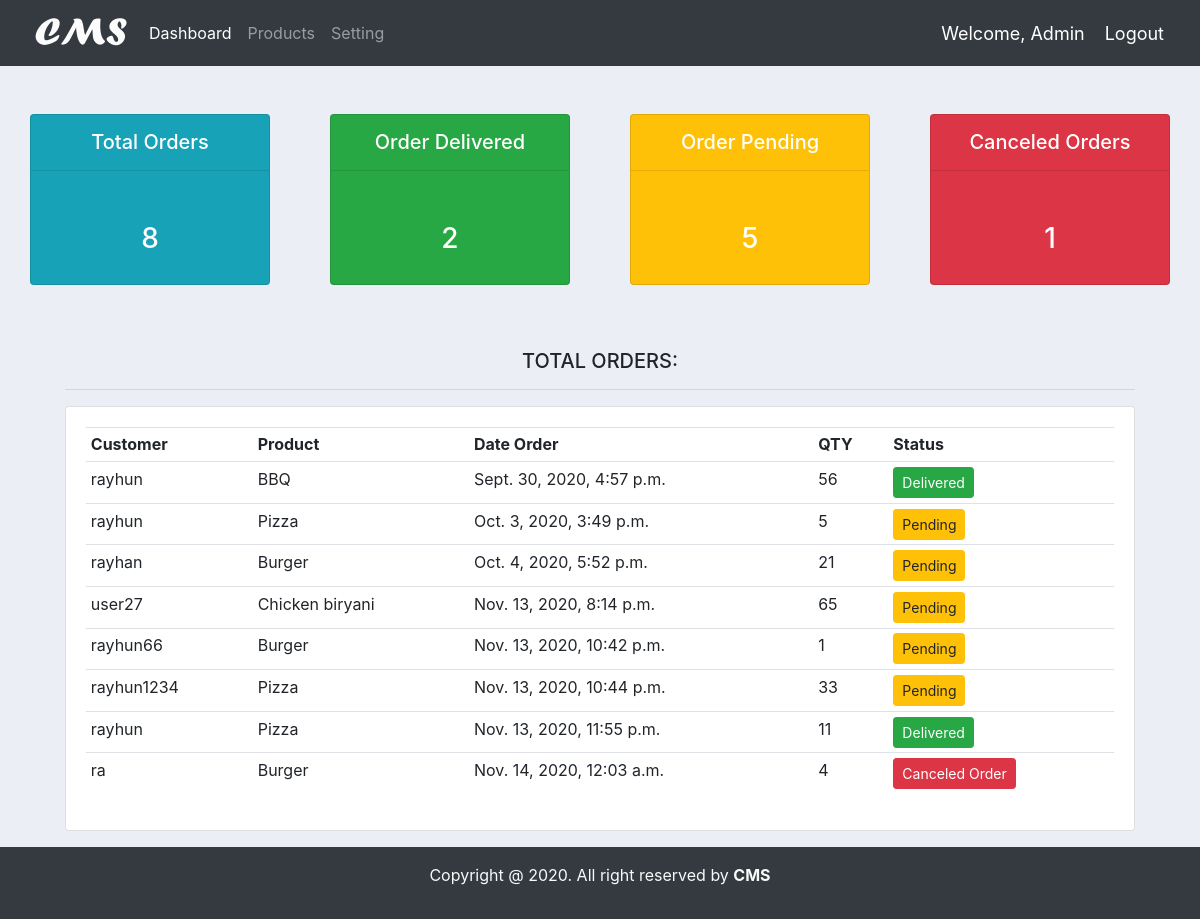
Before: /all/orders (signed in) with the older database file.
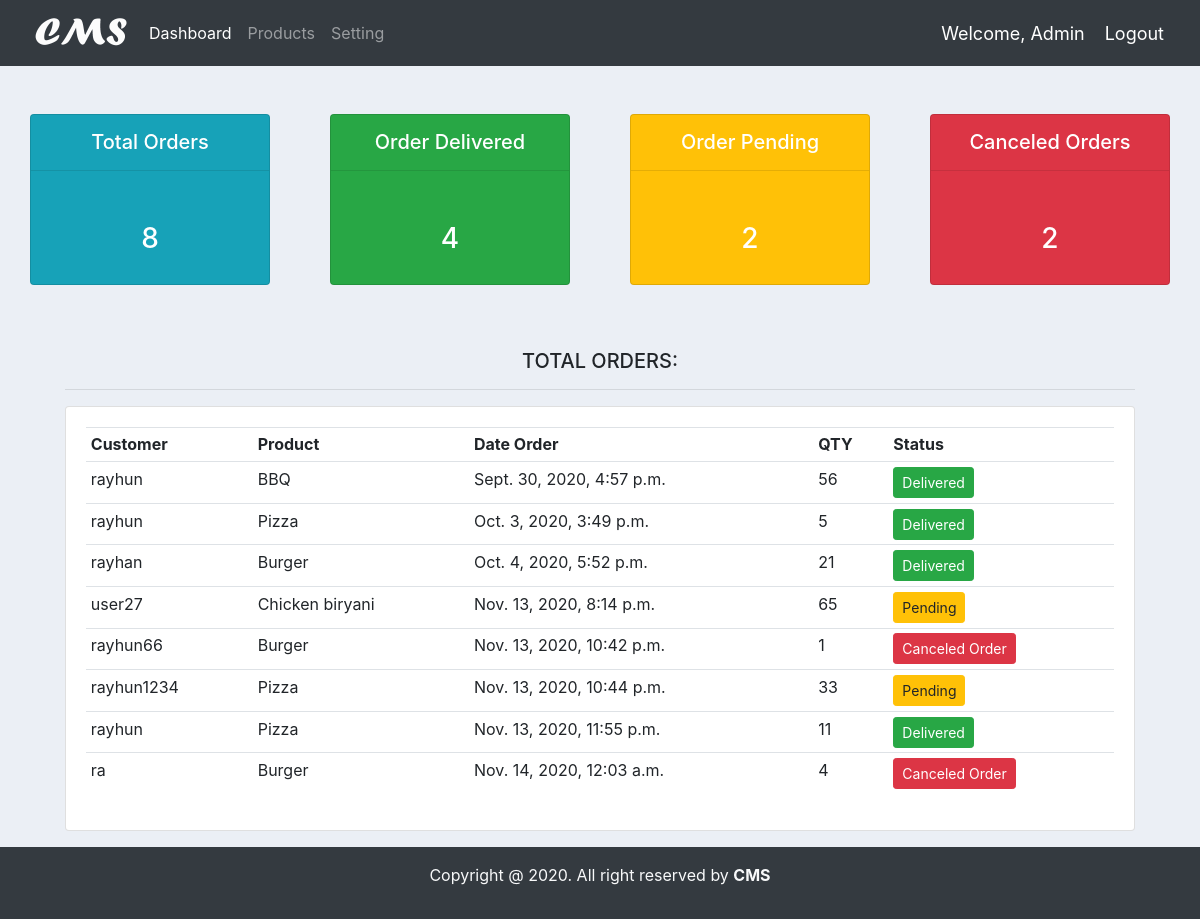
After: the same page with the newer database file.
### accounts/models.py (models this page shows, shortened)
class Order(models.Model):
    STATUS = (
        ('Pending','Pending'),
        ('Canceled Order','Canceled Order'),
        ('Delivered','Delivered')
        )
    customer = models.ForeignKey(Customer, null=True, on_delete=models.SET_NULL)
    Product = models.ForeignKey(Product, null=True, on_delete=models.SET_NULL)
    date_created = models.DateTimeField(auto_now_add=True, null=True)
    statur = models.CharField(max_length=200, null=True, choices=STATUS)
    note = models.CharField(max_length=200, null=True)
    order_content = models.DecimalField(max_digits= 10000, null=True, decimal_places=0)

class Customer(models.Model):
    user = models.OneToOneField(User, null=True, blank=True, on_delete=models.CASCADE)
    name = models.CharField(max_length=200, null=True)
    phone = models.CharField(max_length=200, null=True)
    email = models.CharField(max_length=200, null=True)
    profile_pic = models.ImageField(default="demo.jpg", null=True, blank=True)
    date_created = models.DateTimeField(auto_now_add=True, null=True)
    def __str__(self):
        return str(self.name)

class Product(models.Model):
    CATAGORY = (
        ('Indoor','Indoor'),
        ('Out Door','Out Door'),
    )
    name = models.CharField(max_length=200, null=True)
    price = models.FloatField(null=True)
    catagory = models.CharField(max_length=200, null=True, choices=CATAGORY)
    descriprion = models.CharField(max_length=500 ,null=True, blank=True)
    data_created = models.DateTimeField(auto_now_add=True)
    tags = models.ManyToManyField(Tag)
    def __str__(self):
        return str(self.name)

### accounts/decorators.py (the view)
    def wrapper_func(request, *args, **kwargs):
        group = None
        if request.user.groups.exists():
            group = request.user.groups.all()[0].name
        if group == 'customer':
            return redirect('user_profile')
        elif group == 'admin':
            return view_func(request, *args, **kwargs)
        else:
            context = {}
            return render(request, 'accounts/customer_not_auth.html', context)

### accounts/views.py (called while the page is built)
@login_required
@admin_only
def order_list(request):
    orders = Order.objects.all()
    total_orders = orders.count()
    order_delivered = orders.filter(statur='Delivered').count()
    order_pending = orders.filter(statur='Pending').count()
    order_cancels = orders.filter(statur='Canceled Order').count()
    context = {
        'orders':orders,
        'total_orders':total_orders,
        'order_delivered':order_delivered,
        'order_pending':order_pending,
        'order_cancels':order_cancels,
    }
    return render(request, 'accounts/order_list.html',context)

### accounts/templates/accounts/order_list.html
{% extends 'accounts/main.html' %}
{% block content %}
<div class="container-fluid">
    {% include 'accounts/status.html' %}
    <div class="row">
        <div class="col-md-11 m-auto">
            <h5 class="text-center">TOTAL ORDERS:</h5>
            <hr>
            <div class="card card-body">
                {% if orders %}
                <table class="table table-sm">
                    <tr>
                        <th>Customer</th>
                        <th>Product</th>
                        <th>Date Order</th>
                        <th>QTY</th>
                        <th>Status</th>
                    </tr>
                    {% for order in orders %}
                    <tr>
                        <td>{{ order.customer }}</td>
                        <td>{{ order.Product }}</td>
                        <td>{{ order.date_created }}</td>
                        <td>{{ order.order_content }}</td>
                        <td>
                            {% if order.statur == "Delivered" %}
                                <a class="btn btn-sm btn-success">{{ order.statur }}</a>
                            {% endif %}
                            {% if order.statur == "Pending" %}
                                <a class="btn btn-sm btn-warning">{{ order.statur }}</a>
                            {% endif %}
                            {% if order.statur == "Canceled Order" %}
                                <a class="btn btn-sm btn-danger">{{ order.statur }}</a>
                            {% endif %}
                        </td>
                    </tr>
                    {% endfor %}
                </table>
                {% else %}
                    <h3 class="h3 text-center py-3 text-danger">Order Not Found</h3>
                {% endif %}
            </div>
        </div>
    </div>
</div>
{% endblock %}

### accounts/templates/accounts/main.html (shortened to what this page needs)
{% load static %}
<!DOCTYPE html>
<html lang="en">
<head>
    <link rel="stylesheet" href="https://stackpath.bootstrapcdn.com/bootstrap/4.5.2/css/bootstrap.min.css">
    <link rel="stylesheet" href="{% static '/css/main.css' %}">
</head>
<body>
    {% include 'accounts/navbar.html' %}
    {% block content %}
    {% endblock %}
    <footer class="bg-dark w-100 mt-3">
        <div class="container-fluid">
            <div class="row">
               <div class="col">
                <div class="pt-3 pb-2 mb-2 text-white text-center">
                    <p class="text-light">Copyright @ 2020. All right reserved by <a class="text-light" href="https://github.com/Rayhun"><b>CMS</b></a></p>
                </div>
               </div>
            </div>
        </div>
    </footer>
</body>
</html>

### accounts/templates/accounts/navbar.html (shortened to what this page needs)
{% load static %}
<nav class="navbar navbar-expand-lg navbar-dark bg-dark">
  <a href="{% url 'home' %}"><img id="logo" src="{% static '/images/logo.png' %}" alt="" title="Customer Management System"></a>
    <div class="collapse navbar-collapse" id="navbarSupportedContent">
      <ul class="navbar-nav mr-auto">
        {% if request.user.is_staff %}
        <li class="nav-item active">
          <a class="nav-link" href="{% url 'home' %}">Dashboard</a>
        </li>
        {% endif %}
        <li class="nav-item">
          <a class="nav-link" href="{% url 'products' %}">Products</a>
        </li>
        <li class="nav-item">
          <a class="nav-link" href="{% url 'account' %}">Setting</a>
        </li>
      </ul>
    </div>
    <span class="hello">Welcome, {{ request.user|title }} </span>
    <span><a class="hello" href="{% url 'logout' %}">Logout</a></span>
  </nav>

### accounts/templates/accounts/status.html (shortened to what this page needs)
<div class="row my-5">
    <div class="col">
        <div class="col-md">
            <a href="{% url 'order_list' %}">
                <div class="card text-center text-whith mb-3 bg-info" id="total-orders">
                    <div class="care-header">
                        <h5 class="card-title-status">Total Orders</h5>
                        <hr>
                    </div>
                    <div class="card-body">
                        <h3 class="card-title-status">{{ total_orders }}</h3>
                    </div>
                </div>
            </a>
        </div>
    </div>
    <div class="col">
        <div class="col-md">
            <a href="{% url 'order_delivery_list' %}">
                <div class="card text-center text-whith mb-3 bg-success" id="order-delevered">
                    <div class="care-header">
                        <h5 class="card-title-status">Order Delivered</h5>
                        <hr>
                    </div>
                    <div class="card-body">
                        <h3 class="card-title-status">{{ order_delivered }}</h3>
                    </div>
                </div>
            </a>
        </div>
    </div>
    <div class="col">
        <div class="col-md">
            <a href="{% url 'order_pending_list' %}">
                <div class="card text-center text-whith mb-3 bg-warning" id="order-rending">
                    <div class="care-header">
                        <h5 class="card-title-status">Order Pending </h5>
                        <hr>
                    </div>
                    <div class="card-body">
                        <h3 class="card-title-status">{{ order_pending }}</h3>
                    </div>
                </div>
            </a>
        </div>
    </div>
    <div class="col">
        <div class="col-md">
            <a href="{% url 'order_canceled' %}">
                <div class="card text-center text-whith mb-3 bg-danger" id="order-rending">
                    <div class="care-header">
                        <h5 class="card-title-status">Canceled Orders </h5>
                        <hr>
                    </div>
                    <div class="card-body">
                        <h3 class="card-title-status">{{ order_cancels }}</h3>
                    </div>
                </div>
            </a>
        </div>
    </div>
</div>

### static/css/main.css (style rules this page uses)
#logo { height: 50PX; }
body { background-color: #ebeff5; }
#total-orders { background-color: #4cb4c7; }
#order-delevered { background-color: #7abecc; }
#order-rending { background-color: #7CD1C0; }

### accounts/templates/accounts/main.html (style rules this page uses)
a { text-decoration: none; }

### accounts/templates/accounts/navbar.html (style rules this page uses)
.hello { color: #fff; font-size: 18px; margin-right: 20px; }

### accounts/templates/accounts/status.html (style rules this page uses)
.card-title-status { color: #fff; margin-top: 15px; }

Changed rows visible on the page:
changed Order "Oct. 3, 2020, 3:49 p.m.": statur "Pending" → "Delivered"
changed Order "Oct. 4, 2020, 5:52 p.m.": statur "Pending" → "Delivered"
changed Order "Nov. 13, 2020, 10:42 p.m.": statur "Pending" → "Canceled Order"
Other visible differences:
{{ order_delivered }}: "2" → "4"
{{ order_pending }}: "5" → "2"
{{ order_cancels }}: "1" → "2"
